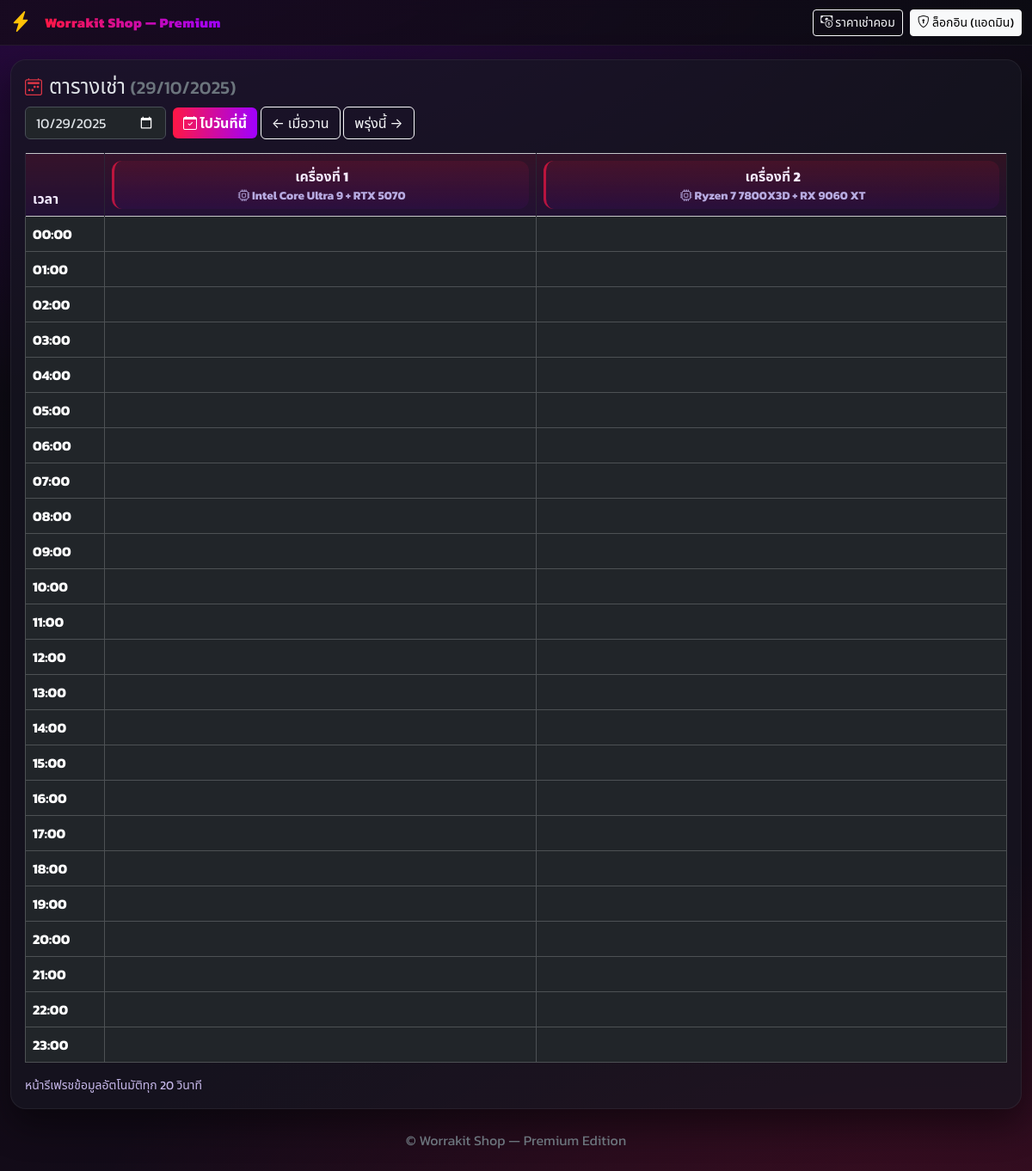
Page /schedule?date=2025-10-29 on the committed database.
### app.py (models this page shows)
class Computer(db.Model):
    id = db.Column(db.Integer, primary_key=True)
    name = db.Column(db.String(120), nullable=False)
    spec = db.Column(db.String(250), nullable=True)
    rate_hour = db.Column(db.Float, default=0.0)
    rate_day = db.Column(db.Float, default=0.0)
    is_active = db.Column(db.Boolean, default=True)
    rentals = db.relationship("Booking", backref="computer", lazy=True, cascade="all, delete-orphan")

### app.py (the view)
@app.route('/schedule')
def schedule():
    day = parse_date(request.args.get('date'))
    ctx = _sched_ctx(day)
    ctx['brand'] = BRAND_NAME
    if request.args.get('partial') == '1':
        return render_template('_schedule_table.html', **ctx)
    return render_template('schedule.html', **ctx)

### app.py (called while the page is built)
def parse_date(s: str | None, default: date | None = None) -> date:
    if not s:
        return default or date.today()
    return datetime.strptime(s, "%Y-%m-%d").date()

def _sched_ctx(day: date):
    start_of_day = datetime.combine(day, time(0,0))
    end_of_day = start_of_day + timedelta(days=1)
    comps = Computer.query.filter_by(is_active=True).order_by(Computer.id.asc()).all()
    bookings = Booking.query.filter(Booking.start_at < end_of_day, Booking.end_at > start_of_day).all()
    by_comp = {c.id: [] for c in comps}
    for b in bookings:
        by_comp.setdefault(b.computer_id, []).append(b)
    hours = [start_of_day + timedelta(hours=h) for h in range(24)]
    return dict(day=day, comps=comps, hours=hours, by_comp=by_comp, timedelta=timedelta)

### templates/schedule.html (shortened to what this page needs)
{% extends "base.html" %}
{% block content %}
<div class="row g-3">
  <div class="col-12 col-xxl-10">
    <div class="cardx p-3">
      <div class="d-flex align-items-center gap-2 mb-2">
        <i class="bi bi-calendar2-week text-danger fs-5"></i>
        <h4 class="m-0">ตารางเช่า <small class="text-secondary">({{ day.strftime('%d/%m/%Y') }})</small></h4>
      </div>
      <form class="row g-2 mb-3" method="get" id="dayForm">
        <div class="col-auto">
          <input type="date" class="form-control" name="date" id="dateInput" value="{{ day.isoformat() }}">
        </div>
        <div class="col-auto">
          <button class="btn btn-neon" type="submit"><i class="bi bi-calendar-check"></i> ไปวันที่นี้</button>
          <a class="btn btn-outline-light" href="{{ url_for('schedule', date=(day - timedelta(days=1)).isoformat()) }}">← เมื่อวาน</a>
          <a class="btn btn-outline-light" href="{{ url_for('schedule', date=(day + timedelta(days=1)).isoformat()) }}">พรุ่งนี้ →</a>
        </div>
      </form>
      <div id="scheduleTable">{% include "_schedule_table.html" %}</div>
      <div class="tip small mt-2">หน้ารีเฟรชข้อมูลอัตโนมัติทุก 20 วินาที</div>
    </div>
  </div>
{% endblock %}

### templates/_schedule_table.html (shortened to what this page needs)
<table class="table table-dark table-bordered table-hover align-middle">
  <thead class="table-light sticky-head">
    <tr>
      <th class="time-col sticky-col">เวลา</th>
      {% for c in comps %}
        <th class="slot text-center">
          <div class="machine-head">
            <div class="fw-bold">{{ c.name }}</div>
            <div class="spec"><i class="bi bi-cpu"></i> {{ c.spec }}</div>
          </div>
        </th>
      {% endfor %}
    </tr>
  </thead>
  <tbody>
    {% for h in hours %}
      <tr>
        <th class="time-col sticky-col">{{ h.strftime('%H:00') }}</th>
        {% for c in comps %}
          <td>
          </td>
        {% endfor %}
      </tr>
    {% endfor %}
  </tbody>
</table>

### templates/base.html (style rules this page uses)
:root { --bg1:#0b0b12; --bg2:#150b1a; --neon1:#ff1744; --neon2:#a000ff; --card:#171722; }
* { font-family: 'Kanit', system-ui, -apple-system, Segoe UI, Roboto, 'Noto Sans Thai', sans-serif; }
body { background: radial-gradient(1200px 600px at 10% -10%, rgba(160,0,255,.25), transparent), radial-gradient(1000px 500px at 90% 110%, rgba(255,23,68,.18), transparent), linear-gradient(160deg, var(--bg1), var(--bg2)); min-height:100vh; }
.cardx { background: rgba(23,23,34,.65); border:1px solid rgba(255,255,255,.06); border-radius:18px; box-shadow: 0 18px 40px rgba(0,0,0,.45); }
.slot { min-width: 210px; }
.sticky-col { position: sticky; left:0; z-index: 3; background: rgba(21,21,30,.95); }
.sticky-head { position: sticky; top: 0; z-index: 5; }
.time-col { width: 92px; }
thead.table-light th { background: linear-gradient(180deg, rgba(255,23,68,.12), rgba(160,0,255,.08)); color:#f3eaff; border-color: rgba(255,255,255,.08); }
.machine-head { padding:6px 8px; border-radius:12px; border-left:3px solid rgba(255,23,68,.65); background: linear-gradient(180deg, rgba(255,23,68,.10), rgba(160,0,255,.06)); }
.spec { color:#cfc7ff; opacity:.85; font-size:.85rem }
.btn-neon { background: linear-gradient(90deg, var(--neon1), var(--neon2)); border:0; color:#fff; font-weight:700 }
.tip { color:#d9c9ff; opacity:.9 }

### rows in the picture
Computer: name "เครื่องที่ 1", spec "Intel Core Ultra 9 + RTX 5070"
Computer: name "เครื่องที่ 2", spec "Ryzen 7 7800X3D + RX 9060 XT"

### other values in the picture
{{ day.strftime('%d/%m/%Y') }} "29/10/2025"
{{ h.strftime('%H:00') }} "00:00" "01:00" "02:00" "03:00" "04:00" "05:00" "06:00" "07:00" "08:00" "09:00" "10:00" "11:00" "12:00" "13:00" "14:00" "15:00" "16:00" "17:00" "18:00" "19:00" "20:00" "21:00" "22:00" "23:00"
